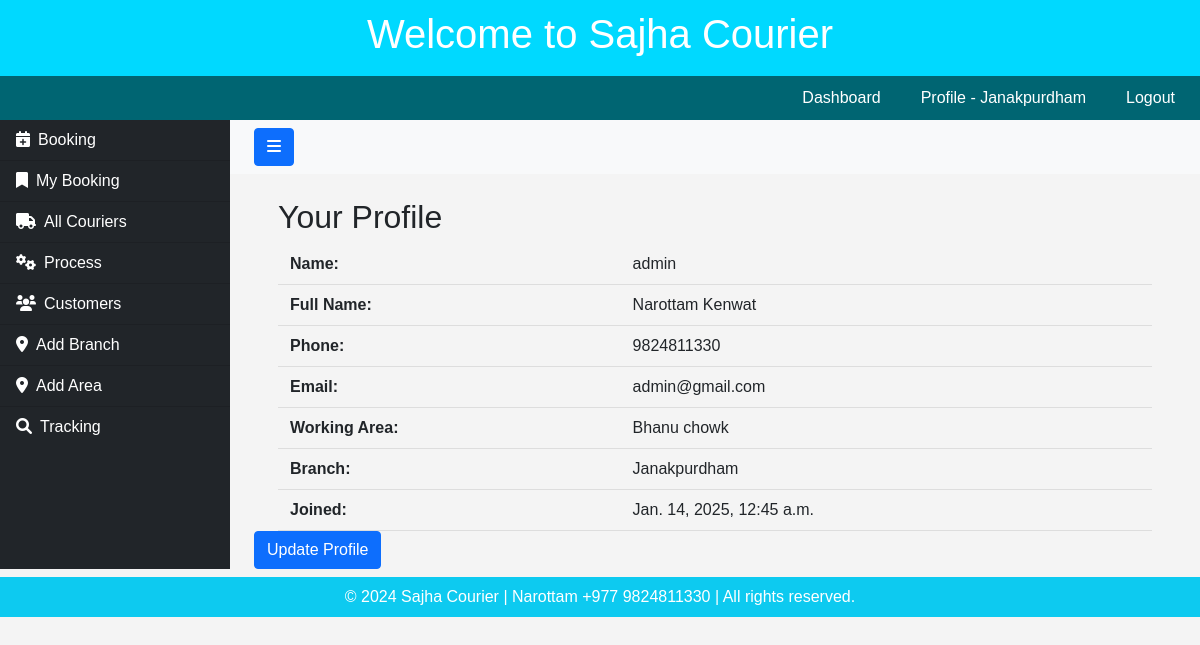
The page /view_profile/ (signed in) on the database its author committed.
### userapp/models.py (models this page shows, shortened)
class CourierUser(AbstractBaseUser, PermissionsMixin):
    email = models.EmailField(unique=True)
    username = models.CharField(max_length=150, unique=True)
    full_name = models.CharField(max_length=255)
    phone_number = models.CharField(max_length=20)
    working_area = models.CharField(max_length=100)
    branch_name = models.ForeignKey(Branch, on_delete=models.CASCADE, null=True)
    is_active = models.BooleanField(default=True)
    is_staff = models.BooleanField(default=False)  # Required for admin
    date_joined = models.DateTimeField(auto_now_add=True)
    objects = CourierUserManager()
    USERNAME_FIELD = 'email'
    REQUIRED_FIELDS = ['username', 'full_name']

### courierapp/models.py (models this page shows)
class Branch(models.Model):
    name = models.CharField(max_length=255)
    def __str__(self):
        return self.name

### courierapp/views.py (the view)
# urls.py: path('view_profile/', views.view_profile, name='view_profile'),
@login_required(login_url='login')
def view_profile(request):
    return render(request, 'couriers/profile.html')

### courierapp/templates/couriers/profile.html (shortened to what this page needs)
{% extends 'couriers/base.html' %}
{% block content %}
<div class="container mt-4">
    <h2>Your Profile</h2>
    <table>
        <tr>
            <th>Name:</th>
            <td>{{ request.user.username }}</td>
        </tr>
        <tr>
            <th>Full Name:</th>
            <td>{{ request.user.full_name }}</td>
        </tr>
        <tr>
            <th>Phone:</th>
            <td>{{ request.user.phone_number }}</td>
        </tr>
        <tr>
            <th>Email:</th>
            <td>{{ request.user.email }}</td>
        </tr>
        <tr>
            <th>Working Area:</th>
            <td>{{ request.user.working_area }}</td>
        </tr>
        <tr>
            <th>Branch:</th>
            <td>{{ request.user.branch_name }}</td>
        </tr>
        <tr>
            <th>Joined:</th>
            <td>{{ request.user.date_joined }}</td>
        </tr>
    </table>
</div>
<button class="btn btn-primary">
    <a href="{% url 'UserUpdateView' %}" class="text-white text-decoration-none">Update Profile</a>
</button>
{% endblock %}

### userapp/templates/users/header.html (shortened to what this page needs)
<!DOCTYPE html>
<html lang="en">
<head>
    <link rel="stylesheet" href="https://cdnjs.cloudflare.com/ajax/libs/font-awesome/6.0.0-beta3/css/all.min.css">
</head>
<body>
    <header>
        <h1>Welcome to Sajha Courier</h1>
    </header>
    <nav>
        {% if user.is_authenticated %}
        <a href="{% url 'dashboard' %}">Dashboard</a>
        <a href="{% url 'view_profile' %}">Profile - {{ user.branch_name }} </a>
        <a href="{% url 'logout' %}">Logout</a>
        {% endif %}
    </nav>
</body>
</html>

### userapp/templates/users/header.html (style rules this page uses)
body { font-family: Arial, sans-serif; margin: 0; padding: 0; background-color: #f4f4f4; }
header { background-color: rgb(0, 217, 255); color: #fff; padding: 10px; text-align: center; }
nav { background-color: rgb(0, 101, 114); display: flex; justify-content: right; padding: 5px; }
nav a { color: #fff; padding: 5px 20px; text-decoration: none; text-align: center; transition: background-color 0.3s; }

### courierapp/templates/couriers/profile.html (style rules this page uses)
table { width: 100%; border-collapse: collapse; }
th, td { padding: 8px 12px; text-align: left; border-bottom: 1px solid #ddd; }
th { font-weight: bold; }

### rows shown on the page
CourierUser: branch_name "Janakpurdham", user.username "admin", user.full_name "Narottam Kenwat", user.phone_number "9824811330", user.email "admin@gmail.com", user.working_area "Bhanu chowk", user.branch_name "Janakpurdham", user.date_joined "Jan. 14, 2025, 12:45 a.m."
